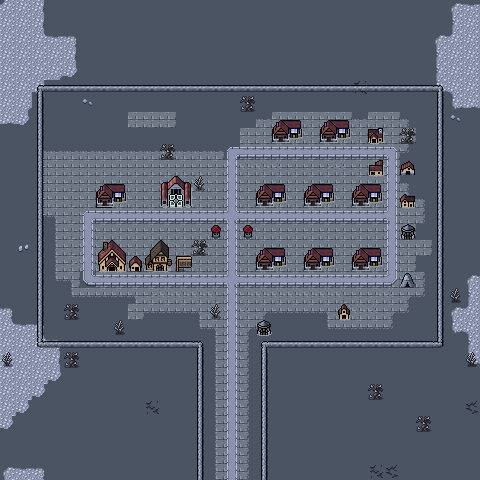

This is a level from a 2D game, rendered from its Tiled map with the project's own tilesets. A one-line summary and the map file follow, with tile-layer data summarised:
An orthogonal 30x30 tile map with 16x16 px tiles, 4 tile layers (Background, Ground, Walls, Overlay), 3 tilesets and 14 objects.

<map version="1.10" tiledversion="1.10.1" orientation="orthogonal" renderorder="right-down" width="30" height="30" tilewidth="16" tileheight="16" infinite="0" nextlayerid="6" nextobjectid="64">
 <editorsettings>
  <export target="wastetown..tmx" format="tmx" />
 </editorsettings>
 <tileset firstgid="1" source="../../tileset/main.tsx" />
 <tileset firstgid="10113" source="../../tileset/buildings.tsx" />
 <tileset firstgid="11905" source="../../tileset/buildings-nocollide.tsx" />
 <layer id="1" name="Background" width="30" height="30">
  <data>[900 cells, 900 non-empty, 2 distinct tile ids]</data>
 </layer>
 <layer id="2" name="Ground" width="30" height="30">
  <data>[900 cells, 309 non-empty, 44 distinct tile ids]</data>
 </layer>
 <layer id="3" name="Walls" width="30" height="30">
  <properties>
   <property name="spriteLayer" type="bool" value="true" />
  </properties>
  <data>[900 cells, 144 non-empty, 26 distinct tile ids]</data>
 </layer>
 <layer id="5" name="Overlay" width="30" height="30">
  <data>[900 cells, 24 non-empty, 8 distinct tile ids]</data>
 </layer>
 <objectgroup id="4" name="Objects">
  <object id="38" template="../../obj/entry_up.tx" x="204" y="368" width="56" height="16" />
  <object id="41" template="../../obj/shop.tx" x="256" y="208">
   <properties>
    <property name="commonShopList" value="Colorless,Colorless,Artifact,Creature2Colorless,Wand,Enchantment,Instant,Creature" />
    <property name="mythicShopList" value="Planeswalker,WUBRG,PhyrexianColorless" />
    <property name="rareShopList" value="Land4Colorless,Vehicle,White,Blue,Red,Green,Black,FlipShop,Saga" />
    <property name="uncommonShopList" value="Artifact,Land,Assembly,Golem,Sliver,Wall,Equip,Enchantment,Instant,Creature,Battle" />
   </properties>
  </object>
  <object id="55" template="../../obj/shop.tx" x="272" y="144">
   <properties>
    <property name="commonShopList" value="Colorless,Colorless,Artifact,Creature2Colorless,Wand,Enchantment,Instant,Creature" />
    <property name="mythicShopList" value="Planeswalker,WUBRG,PhyrexianColorless" />
    <property name="rareShopList" value="Land4Colorless,Vehicle,White,Blue,Red,Green,Black,FlipShop,Saga" />
    <property name="uncommonShopList" value="Artifact,Land,Assembly,Golem,Sliver,Wall,Equip,Enchantment,Instant,Creature,Battle" />
   </properties>
  </object>
  <object id="57" template="../../obj/shop.tx" x="320" y="144">
   <properties>
    <property name="commonShopList" value="Colorless,Colorless,Artifact,Creature2Colorless,Wand,Enchantment,Instant,Creature" />
    <property name="mythicShopList" value="Planeswalker,WUBRG,PhyrexianColorless" />
    <property name="rareShopList" value="Land4Colorless,Vehicle,White,Blue,Red,Green,Black,FlipShop,Saga" />
    <property name="uncommonShopList" value="Artifact,Land,Assembly,Golem,Sliver,Wall,Equip,Enchantment,Instant,Creature,Battle" />
   </properties>
  </object>
  <object id="50" template="../../obj/shop.tx" x="304" y="208">
   <properties>
    <property name="commonShopList" value="Colorless,Colorless,Artifact,Creature2Colorless,Wand,Enchantment,Instant,Creature" />
    <property name="mythicShopList" value="Planeswalker,WUBRG,PhyrexianColorless" />
    <property name="rareShopList" value="Land4Colorless,Vehicle,White,Blue,Red,Green,Black,FlipShop,Saga" />
    <property name="uncommonShopList" value="Artifact,Land,Assembly,Golem,Sliver,Wall,Equip,Enchantment,Instant,Creature,Battle" />
   </properties>
  </object>
  <object id="51" template="../../obj/shop.tx" x="352" y="208">
   <properties>
    <property name="commonShopList" value="Colorless,Colorless,Artifact,Creature2Colorless,Wand,Enchantment,Instant,Creature" />
    <property name="mythicShopList" value="Planeswalker,WUBRG,PhyrexianColorless" />
    <property name="rareShopList" value="Land4Colorless,Vehicle,White,Blue,Red,Green,Black,FlipShop,Saga" />
    <property name="uncommonShopList" value="Artifact,Land,Assembly,Golem,Sliver,Wall,Equip,Enchantment,Instant,Creature,Battle" />
   </properties>
  </object>
  <object id="52" template="../../obj/shop.tx" x="352" y="272">
   <properties>
    <property name="commonShopList" value="Colorless,Colorless,Artifact,Creature2Colorless,Wand,Enchantment,Instant,Creature" />
    <property name="mythicShopList" value="Planeswalker,WUBRG,PhyrexianColorless" />
    <property name="rareShopList" value="Land4Colorless,Vehicle,White,Blue,Red,Green,Black,FlipShop,Saga" />
    <property name="uncommonShopList" value="Artifact,Land,Assembly,Golem,Sliver,Wall,Equip,Enchantment,Instant,Creature,Battle" />
   </properties>
  </object>
  <object id="53" template="../../obj/shop.tx" x="304" y="272">
   <properties>
    <property name="commonShopList" value="Colorless,Colorless,Artifact,Creature2Colorless,Wand,Enchantment,Instant,Creature" />
    <property name="mythicShopList" value="Planeswalker,WUBRG,PhyrexianColorless" />
    <property name="rareShopList" value="Land4Colorless,Vehicle,White,Blue,Red,Green,Black,FlipShop,Saga" />
    <property name="uncommonShopList" value="Artifact,Land,Assembly,Golem,Sliver,Wall,Equip,Enchantment,Instant,Creature,Battle" />
   </properties>
  </object>
  <object id="54" template="../../obj/shop.tx" x="256" y="272">
   <properties>
    <property name="commonShopList" value="Colorless,Colorless,Artifact,Creature2Colorless,Wand,Enchantment,Instant,Creature" />
    <property name="mythicShopList" value="Planeswalker,WUBRG,PhyrexianColorless" />
    <property name="rareShopList" value="Land4Colorless,Vehicle,White,Blue,Red,Green,Black,FlipShop,Saga" />
    <property name="uncommonShopList" value="Artifact,Land,Assembly,Golem,Sliver,Wall,Equip,Enchantment,Instant,Creature,Battle" />
   </properties>
  </object>
  <object id="47" template="../../obj/inn.tx" x="150" y="273" />
  <object id="48" template="../../obj/shop.tx" x="104" y="272">
   <properties>
    <property name="commonShopList" value="Equipment" />
    <property name="noRestock" type="bool" value="true" />
   </properties>
  </object>
  <object id="58" template="../../obj/shop.tx" x="97" y="209">
   <properties>
    <property name="commonShopList" value="Colorless,Colorless,Artifact,Creature2Colorless,Wand,Enchantment,Instant,Creature" />
    <property name="mythicShopList" value="Planeswalker,WUBRG,PhyrexianColorless" />
    <property name="rareShopList" value="Land4Colorless,Vehicle,White,Blue,Red,Green,Black" />
    <property name="uncommonShopList" value="Artifact,Land,Assembly,Golem,Sliver,Wall,Equip,Enchantment,Instant,Creature" />
   </properties>
  </object>
  <object id="62" template="../../obj/shardtrader.tx" x="400" y="288" />
  <object id="63" template="../../obj/quest.tx" x="168" y="209">
   <properties>
    <property name="questtype" value="waste_town_generic" />
   </properties>
  </object>
 </objectgroup>
</map>
